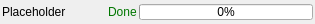
<?xml version="1.0" encoding="UTF-8"?>
<ui version="4.0">
 <class>DownloadListWidgetCompact</class>
 <widget class="QWidget" name="DownloadListWidgetCompact">
  <property name="geometry">
   <rect>
    <x>0</x>
    <y>0</y>
    <width>315</width>
    <height>24</height>
   </rect>
  </property>
  <property name="contextMenuPolicy">
   <enum>Qt::CustomContextMenu</enum>
  </property>
  <property name="windowTitle">
   <string>Placeholder</string>
  </property>
  <property name="autoFillBackground">
   <bool>true</bool>
  </property>
  <layout class="QHBoxLayout" name="horizontalLayout">
   <property name="spacing">
    <number>2</number>
   </property>
   <property name="leftMargin">
    <number>2</number>
   </property>
   <property name="topMargin">
    <number>2</number>
   </property>
   <property name="rightMargin">
    <number>2</number>
   </property>
   <property name="bottomMargin">
    <number>2</number>
   </property>
   <item>
    <widget class="QLabel" name="nameLabel">
     <property name="sizePolicy">
      <sizepolicy hsizetype="Minimum" vsizetype="Preferred">
       <horstretch>0</horstretch>
       <verstretch>0</verstretch>
      </sizepolicy>
     </property>
     <property name="maximumSize">
      <size>
       <width>16777215</width>
       <height>16777215</height>
      </size>
     </property>
     <property name="contextMenuPolicy">
      <enum>Qt::NoContextMenu</enum>
     </property>
     <property name="text">
      <string>Placeholder</string>
     </property>
    </widget>
   </item>
   <item>
    <spacer name="horizontalSpacer">
     <property name="orientation">
      <enum>Qt::Horizontal</enum>
     </property>
     <property name="sizeHint" stdset="0">
      <size>
       <width>40</width>
       <height>20</height>
      </size>
     </property>
    </spacer>
   </item>
   <item>
    <widget class="QLabel" name="doneLabel">
     <property name="sizePolicy">
      <sizepolicy hsizetype="Minimum" vsizetype="Preferred">
       <horstretch>0</horstretch>
       <verstretch>0</verstretch>
      </sizepolicy>
     </property>
     <property name="palette">
      <palette>
       <active>
        <colorrole role="WindowText">
         <brush brushstyle="SolidPattern">
          <color alpha="255">
           <red>0</red>
           <green>118</green>
           <blue>0</blue>
          </color>
         </brush>
        </colorrole>
       </active>
       <inactive>
        <colorrole role="WindowText">
         <brush brushstyle="SolidPattern">
          <color alpha="255">
           <red>0</red>
           <green>118</green>
           <blue>0</blue>
          </color>
         </brush>
        </colorrole>
       </inactive>
       <disabled>
        <colorrole role="WindowText">
         <brush brushstyle="SolidPattern">
          <color alpha="255">
           <red>120</red>
           <green>120</green>
           <blue>120</blue>
          </color>
         </brush>
        </colorrole>
       </disabled>
      </palette>
     </property>
     <property name="contextMenuPolicy">
      <enum>Qt::NoContextMenu</enum>
     </property>
     <property name="text">
      <string>Done</string>
     </property>
     <property name="scaledContents">
      <bool>false</bool>
     </property>
    </widget>
   </item>
   <item>
    <widget class="QProgressBar" name="downloadProgress">
     <property name="sizePolicy">
      <sizepolicy hsizetype="Preferred" vsizetype="Fixed">
       <horstretch>1</horstretch>
       <verstretch>0</verstretch>
      </sizepolicy>
     </property>
     <property name="minimumSize">
      <size>
       <width>0</width>
       <height>0</height>
      </size>
     </property>
     <property name="maximumSize">
      <size>
       <width>16777215</width>
       <height>16</height>
      </size>
     </property>
     <property name="contextMenuPolicy">
      <enum>Qt::NoContextMenu</enum>
     </property>
     <property name="value">
      <number>0</number>
     </property>
    </widget>
   </item>
  </layout>
 </widget>
 <resources/>
 <connections/>
</ui>
